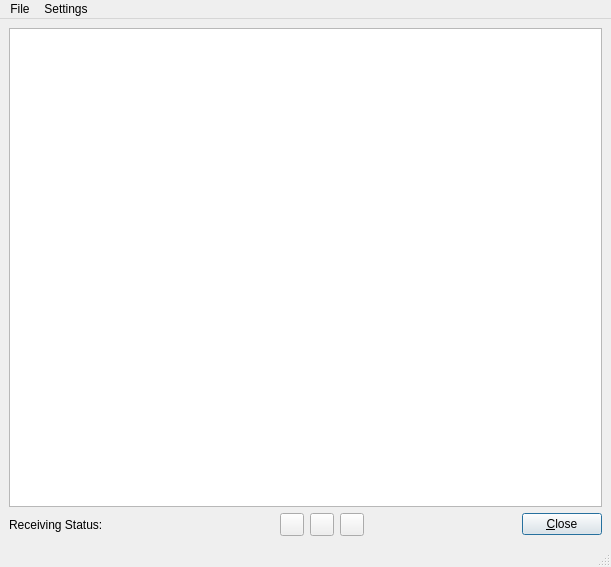
<ui version="4.0" >
 <class>BWSViewer</class>
 <widget class="QMainWindow" name="BWSViewer" >
  <property name="geometry" >
   <rect>
    <x>0</x>
    <y>0</y>
    <width>611</width>
    <height>567</height>
   </rect>
  </property>
  <property name="windowTitle" >
   <string>MainWindow</string>
  </property>
  <widget class="QWidget" name="centralwidget" >
   <layout class="QVBoxLayout" name="verticalLayout" >
    <item>
     <widget class="BWSBrowser" name="textBrowser" />
    </item>
    <item>
     <layout class="QHBoxLayout" name="_2" >
      <property name="spacing" >
       <number>6</number>
      </property>
      <property name="margin" >
       <number>0</number>
      </property>
      <item>
       <widget class="QLabel" name="TextLabel1" >
        <property name="text" >
         <string>Receiving Status:</string>
        </property>
        <property name="wordWrap" >
         <bool>false</bool>
        </property>
       </widget>
      </item>
      <item>
       <widget class="CMultColorLED" native="1" name="LEDStatus" >
        <property name="minimumSize" >
         <size>
          <width>13</width>
          <height>13</height>
         </size>
        </property>
        <property name="maximumSize" >
         <size>
          <width>13</width>
          <height>13</height>
         </size>
        </property>
       </widget>
      </item>
      <item>
       <spacer name="Spacer5" >
        <property name="orientation" >
         <enum>Qt::Horizontal</enum>
        </property>
        <property name="sizeType" >
         <enum>QSizePolicy::Expanding</enum>
        </property>
        <property name="sizeHint" stdset="0" >
         <size>
          <width>20</width>
          <height>20</height>
         </size>
        </property>
       </spacer>
      </item>
      <item>
       <widget class="QToolButton" name="ButtonStepBack" >
        <property name="text" >
         <string/>
        </property>
        <property name="icon" >
         <iconset resource="res/icons.qrc" >
          <normaloff>:/icons/StepBack.png</normaloff>:/icons/StepBack.png</iconset>
        </property>
       </widget>
      </item>
      <item>
       <widget class="QToolButton" name="ButtonHome" >
        <property name="text" >
         <string/>
        </property>
        <property name="icon" >
         <iconset resource="res/icons.qrc" >
          <normaloff>:/icons/Home.png</normaloff>:/icons/Home.png</iconset>
        </property>
       </widget>
      </item>
      <item>
       <widget class="QToolButton" name="ButtonStepForward" >
        <property name="text" >
         <string/>
        </property>
        <property name="icon" >
         <iconset resource="res/icons.qrc" >
          <normaloff>:/icons/StepForw.png</normaloff>:/icons/StepForw.png</iconset>
        </property>
       </widget>
      </item>
      <item>
       <spacer name="Spacer5_2" >
        <property name="orientation" >
         <enum>Qt::Horizontal</enum>
        </property>
        <property name="sizeType" >
         <enum>QSizePolicy::Expanding</enum>
        </property>
        <property name="sizeHint" stdset="0" >
         <size>
          <width>20</width>
          <height>20</height>
         </size>
        </property>
       </spacer>
      </item>
      <item>
       <widget class="QPushButton" name="buttonOk" >
        <property name="text" >
         <string>&amp;Close</string>
        </property>
        <property name="autoDefault" >
         <bool>true</bool>
        </property>
        <property name="default" >
         <bool>true</bool>
        </property>
       </widget>
      </item>
     </layout>
    </item>
   </layout>
  </widget>
  <widget class="QMenuBar" name="menubar" >
   <property name="geometry" >
    <rect>
     <x>0</x>
     <y>0</y>
     <width>611</width>
     <height>19</height>
    </rect>
   </property>
   <widget class="QMenu" name="menuFile" >
    <property name="title" >
     <string>File</string>
    </property>
    <addaction name="actionClear_All" />
    <addaction name="separator" />
    <addaction name="actionSave" />
    <addaction name="actionSave_All" />
    <addaction name="separator" />
    <addaction name="actionClose" />
   </widget>
   <widget class="QMenu" name="menuSettings" >
    <property name="title" >
     <string>Settings</string>
    </property>
    <addaction name="actionSet_Font" />
    <addaction name="actionRestricted_Profile_Only" />
   </widget>
   <addaction name="menuFile" />
   <addaction name="menuSettings" />
  </widget>
  <widget class="QStatusBar" name="statusbar" />
  <action name="actionSet_Font" >
   <property name="text" >
    <string>Set  Font</string>
   </property>
  </action>
  <action name="actionClear_All" >
   <property name="text" >
    <string>Clear All</string>
   </property>
  </action>
  <action name="actionSave" >
   <property name="text" >
    <string>Save</string>
   </property>
  </action>
  <action name="actionSave_All" >
   <property name="text" >
    <string>Save All</string>
   </property>
  </action>
  <action name="actionClose" >
   <property name="text" >
    <string>Close</string>
   </property>
  </action>
  <action name="actionRestricted_Profile_Only" >
   <property name="checkable" >
    <bool>true</bool>
   </property>
   <property name="text" >
    <string>Restricted Profile Only</string>
   </property>
  </action>
 </widget>
 <customwidgets>
  <customwidget>
   <class>CMultColorLED</class>
   <extends>QWidget</extends>
   <header>MultColorLED.h</header>
  </customwidget>
  <customwidget>
   <class>BWSBrowser</class>
   <extends>QTextBrowser</extends>
   <header>bwsbrowser.h</header>
  </customwidget>
 </customwidgets>
 <resources>
  <include location="res/icons.qrc" />
 </resources>
 <connections/>
</ui>
